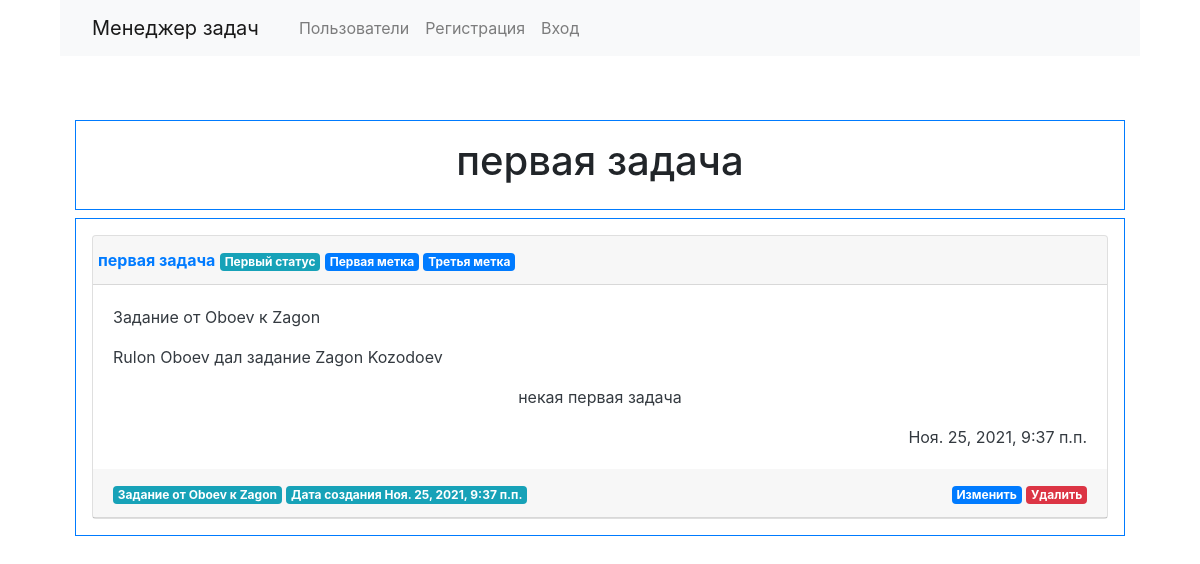
Page /tasks/2/ on the earlier database version.
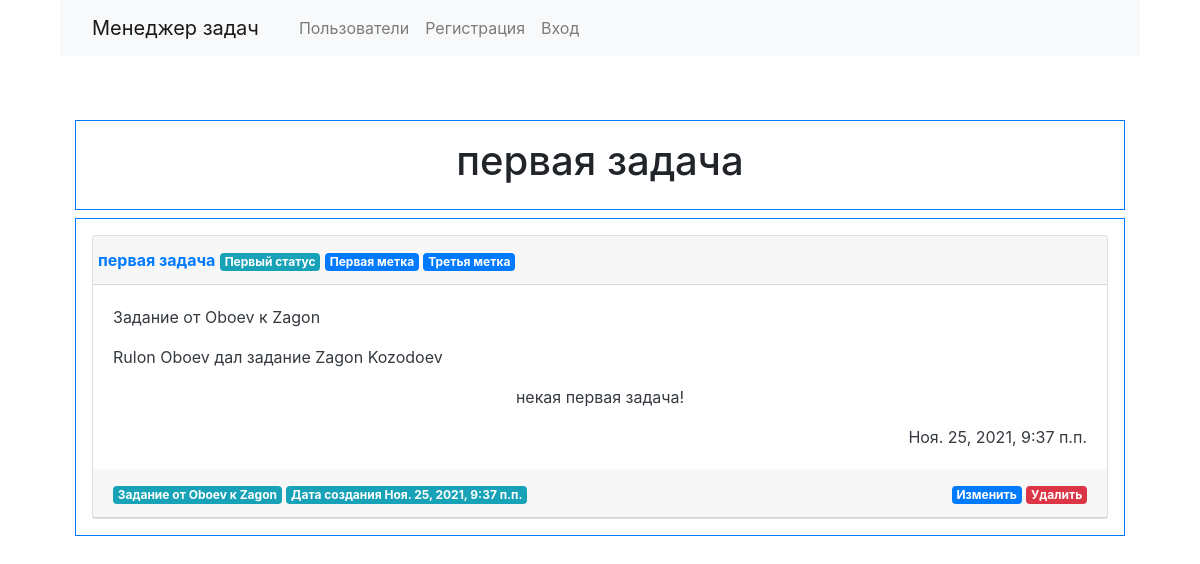
Same page on the later database version.
### tasks/models.py (models this page shows, shortened)
class Task(models.Model):
    name = models.CharField(max_length=255)
    created_at = models.DateTimeField(auto_now_add=True)
    description = models.TextField(max_length=600)
    status = models.ForeignKey(TaskStatus, on_delete=models.PROTECT, null=False, blank=False)
    creator = models.ForeignKey(User, on_delete=models.PROTECT, null=True, blank=True)
    executor = models.ForeignKey(User, on_delete=models.PROTECT, null=True, blank=True, related_name = 'executor')
    labels = models.ManyToManyField(TaskLabel, blank=True)

### statuses/models.py (models this page shows, shortened)
class TaskStatus(models.Model):
    name = models.CharField(max_length=200, unique=True)
    def __str__(self):
        return self.name

### tasks/views.py (the view)
# urls.py: path('tasks/<int:pk>/', views.TaskView.as_view(), name='task'),
class TaskView(generic.DetailView):
    model = Task
    template_name = "tasks/task.html"
    success_url = reverse_lazy('tasks')

### labels/models.py (called while the page is built)
    def __str__(self):
        return self.name

### templates/tasks/task.html
{% extends "base.html" %}
{% load bootstrap4 %}
{% load i18n %}
{% block page_header %}
  <h1>{{ task.name }}</h1>
{% endblock %}
{% block content %}
<div class="card bg-white text-dark mb-9">
  <div class="card-header">
    <div class="row">
      <div class="text-left"><b><a href="{% url 'task' task.id %}">{{ task.name }}</a></b>
        <span class="badge badge-info">{{ task.status }}</span>
        {% for label in task.labels.all %}
          <span class="badge badge-primary">{{label}}</span>
        {% endfor %}
      </div>
    </div>
  </div>
  <div class="card-body">
    <p class="card-text text-left">{%trans "From "%} {{ task.creator }} {%trans " to "%} {{ task.executor }}</p>
    <p class="card-text text-left">{{task.creator.first_name}} {{task.creator.last_name}} {% trans " gave the task "%} {{task.executor.first_name}} {{task.executor.last_name}}</p>
    <p class="card-text">{{task.description}}</p>
    <p class="card-text text-right">{{task.created_at}}</p>
  </div>
  <div class="card-header">
    <div class="row">
      <div class="col-auto mr-auto"><span class="badge badge-info">
        {%trans "From "%} {{ task.creator }} {%trans " to "%} {{ task.executor }}
      </span>
        <span class="badge badge-info">
        {%trans "Created at"%} {{ task.created_at }}
      </span>
    </div>
      <div class="col-auto"><a href="{% url 'task_update' task.id %}" class="badge badge-primary">{% trans "Edit" %}</a>
           <a href="{% url 'task_delete' task.id %}" class="badge badge-danger">{% trans "Delete" %}</a></div>
    </div>
  </div>
</div>
{% endblock %}

Differences in the rows shown:
changed Task "первая задача": description "некая первая задача" → "некая первая задача!"
